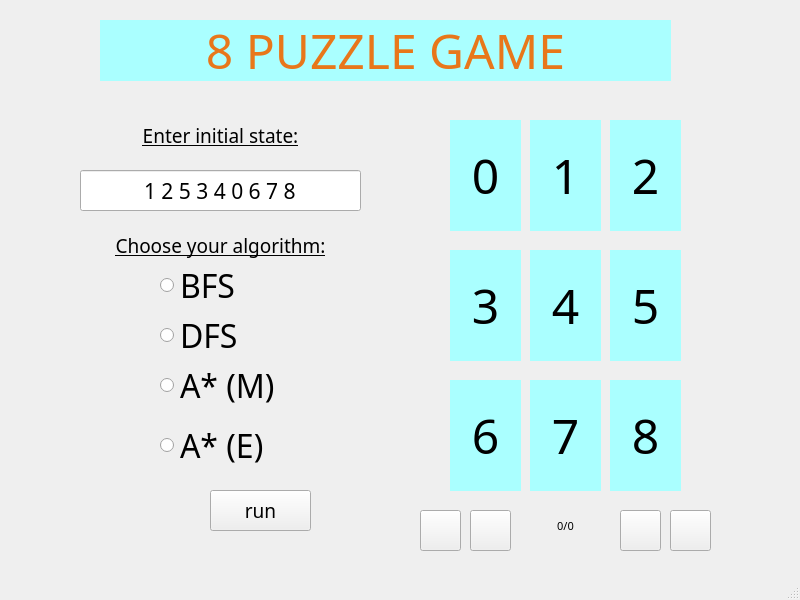
<?xml version="1.0" encoding="UTF-8"?>
<ui version="4.0">
 <class>MainWindow</class>
 <widget class="QMainWindow" name="MainWindow">
  <property name="geometry">
   <rect>
    <x>0</x>
    <y>0</y>
    <width>800</width>
    <height>600</height>
   </rect>
  </property>
  <property name="windowTitle">
   <string>MainWindow</string>
  </property>
  <widget class="QWidget" name="centralwidget">
   <widget class="QRadioButton" name="radioBFS">
    <property name="geometry">
     <rect>
      <x>160</x>
      <y>260</y>
      <width>131</width>
      <height>51</height>
     </rect>
    </property>
    <property name="font">
     <font>
      <family>Nasalization Rg</family>
      <pointsize>24</pointsize>
     </font>
    </property>
    <property name="text">
     <string>BFS</string>
    </property>
   </widget>
   <widget class="QLabel" name="label0">
    <property name="geometry">
     <rect>
      <x>450</x>
      <y>120</y>
      <width>71</width>
      <height>111</height>
     </rect>
    </property>
    <property name="font">
     <font>
      <family>Nasalization Rg</family>
      <pointsize>36</pointsize>
     </font>
    </property>
    <property name="styleSheet">
     <string notr="true">background: rgb(170, 255, 255);
borders: black;
</string>
    </property>
    <property name="text">
     <string>0</string>
    </property>
    <property name="alignment">
     <set>Qt::AlignCenter</set>
    </property>
   </widget>
   <widget class="QLabel" name="label1">
    <property name="geometry">
     <rect>
      <x>530</x>
      <y>120</y>
      <width>71</width>
      <height>111</height>
     </rect>
    </property>
    <property name="font">
     <font>
      <family>Nasalization Rg</family>
      <pointsize>36</pointsize>
     </font>
    </property>
    <property name="styleSheet">
     <string notr="true">background: rgb(170, 255, 255);
borders: black;
</string>
    </property>
    <property name="text">
     <string>1</string>
    </property>
    <property name="alignment">
     <set>Qt::AlignCenter</set>
    </property>
   </widget>
   <widget class="QLabel" name="label2">
    <property name="geometry">
     <rect>
      <x>610</x>
      <y>120</y>
      <width>71</width>
      <height>111</height>
     </rect>
    </property>
    <property name="font">
     <font>
      <family>Nasalization Rg</family>
      <pointsize>36</pointsize>
     </font>
    </property>
    <property name="styleSheet">
     <string notr="true">background: rgb(170, 255, 255);
borders: black;
</string>
    </property>
    <property name="text">
     <string>2</string>
    </property>
    <property name="alignment">
     <set>Qt::AlignCenter</set>
    </property>
   </widget>
   <widget class="QLabel" name="label8">
    <property name="geometry">
     <rect>
      <x>610</x>
      <y>380</y>
      <width>71</width>
      <height>111</height>
     </rect>
    </property>
    <property name="font">
     <font>
      <family>Nasalization Rg</family>
      <pointsize>36</pointsize>
     </font>
    </property>
    <property name="styleSheet">
     <string notr="true">background: rgb(170, 255, 255);
borders: black;
</string>
    </property>
    <property name="text">
     <string>8</string>
    </property>
    <property name="alignment">
     <set>Qt::AlignCenter</set>
    </property>
   </widget>
   <widget class="QLabel" name="label7">
    <property name="geometry">
     <rect>
      <x>530</x>
      <y>380</y>
      <width>71</width>
      <height>111</height>
     </rect>
    </property>
    <property name="font">
     <font>
      <family>Nasalization Rg</family>
      <pointsize>36</pointsize>
     </font>
    </property>
    <property name="styleSheet">
     <string notr="true">background: rgb(170, 255, 255);
borders: black;
</string>
    </property>
    <property name="text">
     <string>7</string>
    </property>
    <property name="alignment">
     <set>Qt::AlignCenter</set>
    </property>
   </widget>
   <widget class="QLabel" name="label6">
    <property name="geometry">
     <rect>
      <x>450</x>
      <y>380</y>
      <width>71</width>
      <height>111</height>
     </rect>
    </property>
    <property name="font">
     <font>
      <family>Nasalization Rg</family>
      <pointsize>36</pointsize>
     </font>
    </property>
    <property name="styleSheet">
     <string notr="true">background: rgb(170, 255, 255);
borders: black;
</string>
    </property>
    <property name="text">
     <string>6</string>
    </property>
    <property name="alignment">
     <set>Qt::AlignCenter</set>
    </property>
   </widget>
   <widget class="QLabel" name="label5">
    <property name="geometry">
     <rect>
      <x>610</x>
      <y>250</y>
      <width>71</width>
      <height>111</height>
     </rect>
    </property>
    <property name="font">
     <font>
      <family>Nasalization Rg</family>
      <pointsize>36</pointsize>
     </font>
    </property>
    <property name="styleSheet">
     <string notr="true">background: rgb(170, 255, 255);
borders: black;
</string>
    </property>
    <property name="text">
     <string>5</string>
    </property>
    <property name="alignment">
     <set>Qt::AlignCenter</set>
    </property>
   </widget>
   <widget class="QLabel" name="label4">
    <property name="geometry">
     <rect>
      <x>530</x>
      <y>250</y>
      <width>71</width>
      <height>111</height>
     </rect>
    </property>
    <property name="font">
     <font>
      <family>Nasalization Rg</family>
      <pointsize>36</pointsize>
     </font>
    </property>
    <property name="styleSheet">
     <string notr="true">background: rgb(170, 255, 255);
borders: black;
</string>
    </property>
    <property name="text">
     <string>4</string>
    </property>
    <property name="alignment">
     <set>Qt::AlignCenter</set>
    </property>
   </widget>
   <widget class="QLabel" name="label3">
    <property name="geometry">
     <rect>
      <x>450</x>
      <y>250</y>
      <width>71</width>
      <height>111</height>
     </rect>
    </property>
    <property name="font">
     <font>
      <family>Nasalization Rg</family>
      <pointsize>36</pointsize>
     </font>
    </property>
    <property name="styleSheet">
     <string notr="true">background: rgb(170, 255, 255);
borders: black;
</string>
    </property>
    <property name="text">
     <string>3</string>
    </property>
    <property name="alignment">
     <set>Qt::AlignCenter</set>
    </property>
   </widget>
   <widget class="QRadioButton" name="radioDFS">
    <property name="geometry">
     <rect>
      <x>160</x>
      <y>310</y>
      <width>131</width>
      <height>51</height>
     </rect>
    </property>
    <property name="font">
     <font>
      <family>Nasalization Rg</family>
      <pointsize>24</pointsize>
     </font>
    </property>
    <property name="text">
     <string>DFS</string>
    </property>
   </widget>
   <widget class="QRadioButton" name="radioASTARMAN">
    <property name="geometry">
     <rect>
      <x>160</x>
      <y>360</y>
      <width>171</width>
      <height>51</height>
     </rect>
    </property>
    <property name="font">
     <font>
      <family>Nasalization Rg</family>
      <pointsize>24</pointsize>
     </font>
    </property>
    <property name="text">
     <string>A* (M)</string>
    </property>
   </widget>
   <widget class="QPushButton" name="buttonRun">
    <property name="geometry">
     <rect>
      <x>210</x>
      <y>490</y>
      <width>101</width>
      <height>41</height>
     </rect>
    </property>
    <property name="font">
     <font>
      <family>Nasalization Rg</family>
      <pointsize>14</pointsize>
     </font>
    </property>
    <property name="text">
     <string>run</string>
    </property>
   </widget>
   <widget class="QLabel" name="labelChoose">
    <property name="geometry">
     <rect>
      <x>60</x>
      <y>220</y>
      <width>321</width>
      <height>51</height>
     </rect>
    </property>
    <property name="font">
     <font>
      <family>Nasalization Rg</family>
      <pointsize>14</pointsize>
      <underline>true</underline>
     </font>
    </property>
    <property name="text">
     <string>Choose your algorithm:</string>
    </property>
    <property name="alignment">
     <set>Qt::AlignCenter</set>
    </property>
    <property name="wordWrap">
     <bool>true</bool>
    </property>
   </widget>
   <widget class="QLabel" name="title">
    <property name="geometry">
     <rect>
      <x>100</x>
      <y>20</y>
      <width>571</width>
      <height>61</height>
     </rect>
    </property>
    <property name="font">
     <font>
      <family>Nasalization Rg</family>
      <pointsize>36</pointsize>
     </font>
    </property>
    <property name="styleSheet">
     <string notr="true">background: rgb(170, 255, 255);
color: rgb(232, 119, 26)</string>
    </property>
    <property name="text">
     <string>8 PUZZLE GAME</string>
    </property>
    <property name="alignment">
     <set>Qt::AlignCenter</set>
    </property>
   </widget>
   <widget class="QLabel" name="labelInitial">
    <property name="geometry">
     <rect>
      <x>60</x>
      <y>110</y>
      <width>321</width>
      <height>51</height>
     </rect>
    </property>
    <property name="font">
     <font>
      <family>Nasalization Rg</family>
      <pointsize>14</pointsize>
      <underline>true</underline>
     </font>
    </property>
    <property name="text">
     <string>Enter initial state:</string>
    </property>
    <property name="alignment">
     <set>Qt::AlignCenter</set>
    </property>
    <property name="wordWrap">
     <bool>true</bool>
    </property>
   </widget>
   <widget class="QPushButton" name="buttonNext">
    <property name="geometry">
     <rect>
      <x>620</x>
      <y>510</y>
      <width>41</width>
      <height>41</height>
     </rect>
    </property>
    <property name="styleSheet">
     <string notr="true">border-image: url(:/Resources/next.png)</string>
    </property>
    <property name="text">
     <string/>
    </property>
   </widget>
   <widget class="QPushButton" name="buttonPrev">
    <property name="geometry">
     <rect>
      <x>470</x>
      <y>510</y>
      <width>41</width>
      <height>41</height>
     </rect>
    </property>
    <property name="styleSheet">
     <string notr="true">border-image: url(:/Resources/previous.png)</string>
    </property>
    <property name="text">
     <string/>
    </property>
   </widget>
   <widget class="QLabel" name="pathNodes">
    <property name="geometry">
     <rect>
      <x>520</x>
      <y>510</y>
      <width>91</width>
      <height>31</height>
     </rect>
    </property>
    <property name="font">
     <font>
      <family>Nasalization Rg</family>
      <pointsize>8</pointsize>
     </font>
    </property>
    <property name="text">
     <string>0/0</string>
    </property>
    <property name="alignment">
     <set>Qt::AlignCenter</set>
    </property>
   </widget>
   <widget class="QPushButton" name="buttonSkipPrev">
    <property name="geometry">
     <rect>
      <x>420</x>
      <y>510</y>
      <width>41</width>
      <height>41</height>
     </rect>
    </property>
    <property name="styleSheet">
     <string notr="true">border-image: url(:/Resources/back_arrow.png)</string>
    </property>
    <property name="text">
     <string/>
    </property>
   </widget>
   <widget class="QPushButton" name="buttonSkipNext">
    <property name="geometry">
     <rect>
      <x>670</x>
      <y>510</y>
      <width>41</width>
      <height>41</height>
     </rect>
    </property>
    <property name="styleSheet">
     <string notr="true">border-image: url(:/Resources/front_arrow.png)</string>
    </property>
    <property name="text">
     <string/>
    </property>
   </widget>
   <widget class="QLineEdit" name="lineEdit">
    <property name="geometry">
     <rect>
      <x>80</x>
      <y>170</y>
      <width>281</width>
      <height>41</height>
     </rect>
    </property>
    <property name="font">
     <font>
      <family>Nasalization Rg</family>
      <pointsize>16</pointsize>
     </font>
    </property>
    <property name="text">
     <string>1 2 5 3 4 0 6 7 8</string>
    </property>
    <property name="alignment">
     <set>Qt::AlignCenter</set>
    </property>
   </widget>
   <widget class="QRadioButton" name="radioASTAREUC">
    <property name="geometry">
     <rect>
      <x>160</x>
      <y>420</y>
      <width>161</width>
      <height>51</height>
     </rect>
    </property>
    <property name="font">
     <font>
      <family>Nasalization Rg</family>
      <pointsize>24</pointsize>
     </font>
    </property>
    <property name="text">
     <string>A* (E)</string>
    </property>
   </widget>
  </widget>
  <widget class="QStatusBar" name="statusbar"/>
 </widget>
 <resources/>
 <connections/>
</ui>
